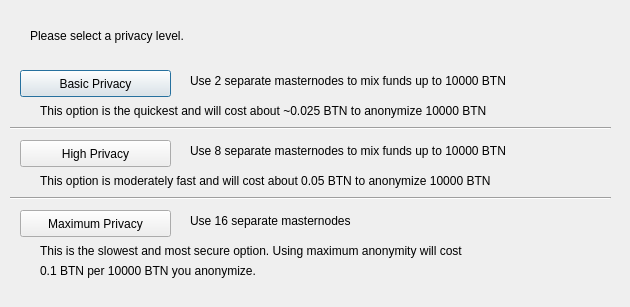
<?xml version="1.0" encoding="UTF-8"?>
<ui version="4.0">
 <class>ObfuscationConfig</class>
 <widget class="QDialog" name="ObfuscationConfig">
  <property name="geometry">
   <rect>
    <x>0</x>
    <y>0</y>
    <width>630</width>
    <height>307</height>
   </rect>
  </property>
  <property name="windowTitle">
   <string>Configure Obfuscation</string>
  </property>
  <widget class="QPushButton" name="buttonBasic">
   <property name="geometry">
    <rect>
     <x>20</x>
     <y>70</y>
     <width>151</width>
     <height>27</height>
    </rect>
   </property>
   <property name="text">
    <string>Basic Privacy</string>
   </property>
  </widget>
  <widget class="QPushButton" name="buttonHigh">
   <property name="geometry">
    <rect>
     <x>20</x>
     <y>140</y>
     <width>151</width>
     <height>27</height>
    </rect>
   </property>
   <property name="text">
    <string>High Privacy</string>
   </property>
  </widget>
  <widget class="QPushButton" name="buttonMax">
   <property name="geometry">
    <rect>
     <x>20</x>
     <y>210</y>
     <width>151</width>
     <height>27</height>
    </rect>
   </property>
   <property name="text">
    <string>Maximum Privacy</string>
   </property>
  </widget>
  <widget class="QLabel" name="label">
   <property name="geometry">
    <rect>
     <x>30</x>
     <y>20</y>
     <width>571</width>
     <height>31</height>
    </rect>
   </property>
   <property name="text">
    <string>Please select a privacy level.</string>
   </property>
  </widget>
  <widget class="QLabel" name="label_2">
   <property name="geometry">
    <rect>
     <x>190</x>
     <y>70</y>
     <width>421</width>
     <height>21</height>
    </rect>
   </property>
   <property name="text">
    <string>Use 2 separate masternodes to mix funds up to 10000 BTN</string>
   </property>
  </widget>
  <widget class="QLabel" name="label_3">
   <property name="geometry">
    <rect>
     <x>190</x>
     <y>140</y>
     <width>411</width>
     <height>21</height>
    </rect>
   </property>
   <property name="text">
    <string>Use 8 separate masternodes to mix funds up to 10000 BTN</string>
   </property>
  </widget>
  <widget class="QLabel" name="label_4">
   <property name="geometry">
    <rect>
     <x>190</x>
     <y>210</y>
     <width>421</width>
     <height>21</height>
    </rect>
   </property>
   <property name="text">
    <string>Use 16 separate masternodes</string>
   </property>
  </widget>
  <widget class="QLabel" name="label_6">
   <property name="geometry">
    <rect>
     <x>40</x>
     <y>100</y>
     <width>561</width>
     <height>21</height>
    </rect>
   </property>
   <property name="text">
    <string>This option is the quickest and will cost about ~0.025 BTN to anonymize 10000 BTN</string>
   </property>
  </widget>
  <widget class="QLabel" name="label_7">
   <property name="geometry">
    <rect>
     <x>40</x>
     <y>170</y>
     <width>561</width>
     <height>21</height>
    </rect>
   </property>
   <property name="text">
    <string>This option is moderately fast and will cost about 0.05 BTN to anonymize 10000 BTN</string>
   </property>
  </widget>
  <widget class="QLabel" name="label_8">
   <property name="geometry">
    <rect>
     <x>40</x>
     <y>240</y>
     <width>561</width>
     <height>21</height>
    </rect>
   </property>
   <property name="text">
    <string>This is the slowest and most secure option. Using maximum anonymity will cost</string>
   </property>
  </widget>
  <widget class="QLabel" name="label_9">
   <property name="geometry">
    <rect>
     <x>40</x>
     <y>260</y>
     <width>561</width>
     <height>21</height>
    </rect>
   </property>
   <property name="text">
    <string>0.1 BTN per 10000 BTN you anonymize.</string>
   </property>
  </widget>
  <widget class="Line" name="line">
   <property name="geometry">
    <rect>
     <x>10</x>
     <y>120</y>
     <width>601</width>
     <height>16</height>
    </rect>
   </property>
   <property name="orientation">
    <enum>Qt::Horizontal</enum>
   </property>
  </widget>
  <widget class="Line" name="line_2">
   <property name="geometry">
    <rect>
     <x>10</x>
     <y>190</y>
     <width>601</width>
     <height>16</height>
    </rect>
   </property>
   <property name="orientation">
    <enum>Qt::Horizontal</enum>
   </property>
  </widget>
 </widget>
 <resources/>
 <connections/>
</ui>
